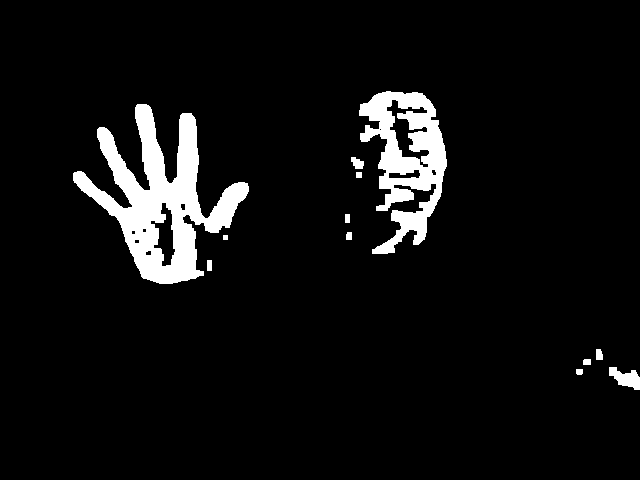
#> input picture hand_five_test.png, 640 x 480 px, given in place of the camera
$ python gestures_recognition_2.py
#> lines starting #> are read from the running program, lines starting #| are printed output that depends on the picture; after the words box and inside, x2 and y2 are one past the last pixel; in counts of white or black regions, pixels touching at a corner belong together; long printed decimals are rounded
### scfun.py
#secondary function  次级函数

from math import sqrt,atan2,pi,exp
import numpy as np
from time import clock

#生成的傅里叶描述子个数
MIN_DESCRIPTOR = 32

#一阶低通滤波器
def Filter(val,last_val,rate):
    baro = rate*val + (1-rate)*last_val
    last_val=baro
    return baro,last_val

#计算x,y两点的欧氏距离
def Eucledian_Distance(x,y):
    return sqrt(sum([(a-b)**2 for a,b in zip(x,y)]))

#归一化函数
def Normalization(data):
    _range = np.max(data)
    return data / _range

#计算方位角
#value为输出入的坐标，origin为原点坐标，默认为(0,0)
#输出的角度以原点水平向右为x轴，逆时针为正，顺时针为负
def Azimuth_Angle(value,origin=(0,0)):
    return atan2(value[1]-origin[1],value[0]-origin[0])*(180/pi)

#Sigmoid函数
def Sigmoid(x):
    return 1/(1+exp(-x))

def Softmax(ls):
    return np.exp(ls)/np.sum(np.exp(ls))

'''
def Point_Fill(contour):
    min_dis=4
    new_cout=[]
    contour=list(contour)
    for coor in zip(contour, contour[1:] + contour[:1]):
        x=coor[0][0]-coor[1][0]
        y=coor[0][1]-coor[1][1]
        new_cout.append(list(coor[0]))

        if not y and abs(x)>=2*min_dis:
            num = abs(int(x/min_dis))-1
            d= -min_dis if x>0 else min_dis
            for k in range(num):
                new_cout.append([coor[0][0]+(k+1)*d, coor[0][1]])

        elif not x and abs(y)>=2*min_dis:
            num = abs(int(y/min_dis))-1
            d= -min_dis if y>0 else min_dis
            for k in range(num):
                new_cout.append([coor[0][0], coor[0][1]+(k+1)*d])

    new_cout=np.array(new_cout)
    return new_cout
'''

#根据轮廓计算傅里叶描述子
#从傅里叶变换结果中取出MIN_DESCRIPTOR个描述点
# [33 lines left out: functions Fourier_Descriptor, Fourier_Contour, not called in this run]

'''
#对傅里叶描述子进行归一化
def Fourier_Normalization(descriptors):
    M=abs(descriptors[1])
    reconstruct=np.array([abs(x)/M for x in descriptors[1:]])
#    reconstruct = np.array([reconstruct.real,reconstruct.imag])
#    reconstruct=np.transpose(reconstruct)
#    reconstruct=Normalization(reconstruct)

    return reconstruct
'''

### gestures_recognition_2.py
from cv2 import cv2
from time import perf_counter
from math import acos,pi,log
import scfun
import numpy as np
import matplotlib.pyplot as plt

#创建一个黑框，未使用
# [25 lines left out: functions Create_Outer_Mask, Bodyskin_Detect_Otsu, not called in this run]


def Bodyskin_Detect(frame,CrCbHist):

    frame=cv2.blur(frame,(5,5))
    ycrcb=cv2.cvtColor(frame,cv2.COLOR_BGR2YCrCb)
    cr=ycrcb[:,:,1]
    cb=ycrcb[:,:,2]

    result=CrCbHist[cr,cb]  #《这是神句》

    kernel_1=np.ones((3,3),np.uint8)
    kernel_2=np.ones((5,5),np.uint8)
    result= cv2.erode(result,kernel_1,iterations=1)
    result= cv2.dilate(result,kernel_2,iterations=1)
    #result=cv2.medianBlur(result,3)

    return result


# [61 lines left out: function ConvexHull_Cal, not called in this run]


#寻找符合条件的轮廓
#按轮廓的面积从大到小，检索深度为3
def Find_Contour(img):
    ndefect_ls=[]
    MIN_AREA=2000  #检测的轮廓的最小面积

    contours,_ =cv2.findContours(img,cv2.RETR_EXTERNAL,cv2.CHAIN_APPROX_SIMPLE)
    #当len为0时表示没有找到轮廓，当len大于60时表示受到的干扰过大
    # #避免当contours为空时引发max函数错误而退出程序的情况
    length=len(contours)
    if 0<length<=60:
        contours.sort(key=lambda x: cv2.contourArea(x),reverse=True)

        if cv2.contourArea(contours[0])>=MIN_AREA:
            ndefect=ConvexHull_Cal(contours[0])
            ndefect_ls.append(ndefect)

            if length>=2 and cv2.contourArea(contours[1])>=MIN_AREA:
                ndefect=ConvexHull_Cal(contours[1])
                ndefect_ls.append(ndefect)

            if length>=3 and cv2.contourArea(contours[2])>=MIN_AREA:
                ndefect=ConvexHull_Cal(contours[2])
                ndefect_ls.append(ndefect)

            index_list=[ndefect_ls.index(x) for x in ndefect_ls if 0<x<=5]  #去除算出凸包大于5的结果

            if index_list:
                if len(index_list)>=2:
                    right_ls=[ndefect_ls[i] for i in index_list]
                    m_index=ndefect_ls.index(max(right_ls))
                elif len(index_list)==1:
                    m_index=index_list[0]

                return ndefect_ls[m_index],contours[m_index]

    return 0,0


#手势跟踪与识别
def Gestures_Detect(hand):

    ndefects,large_cout=Find_Contour(hand)
    if ndefects==0:
        ndefects=11  #返回contours为空的信息，只作调试用
        center=tuple([a//2 for a in reversed(hand.shape)])  #返回图像的中心坐标
        return hand,ndefects,center


    black2 = np.ones(hand.shape, np.uint8) #创建黑色幕布
    cv2.drawContours(black2,large_cout,-1,(255,255,255),2) #绘制白色轮廓
    cv2.imshow('large_cout',black2)

    '''
    test=scfun.Fourier_Descriptor(large_cout[:,0,:],Normalize=True)
    similar=scfun.Eucledian_Distance(test,fourier_des_ls[0])
    print('{:.5f}  {:.5f}'.format(similar,log(similar)))
    '''
    M=cv2.moments(large_cout)
    center=(int(M['m10']/M['m00']),int(M['m01']/M['m00']))  #手部的质心坐标

    x,y,w,h = cv2.boundingRect(large_cout)

    hand=cv2.cvtColor(hand,cv2.COLOR_GRAY2BGR)  #将灰度图像转换为BGR以显示绿色方框
    hand = cv2.rectangle(hand,(x,y),(x+w,y+h),(0,255,0),2)

    return hand,ndefects,center

#识别结果滤波器，比如"2"只有在30次识别中出现15次以上识别结果才会被认定为2
def Ges_Num_Detect(new,buf,length):
    for i in range(length-1):
        buf[i]=buf[i+1]
    buf[length-1]=new
    for num in [1,2,3,4,5]:
        times=buf.count(num)
        if times>=int(length/2):
            return num
    return 13


def main():
    last_time=0
    R=70
    length=30
    ges_num_buf=[0]*length

    capture=cv2.VideoCapture(1)  #启动摄像头
    capture.set(cv2.CAP_PROP_FRAME_WIDTH,640)
    capture.set(cv2.CAP_PROP_FRAME_HEIGHT,480)

    skinCrCbHist=np.zeros((256,256),dtype=np.uint8)
    cv2.ellipse(skinCrCbHist,(113,156),(25,16),43,0,360,255,-1)  #肤色CrCb椭圆模型
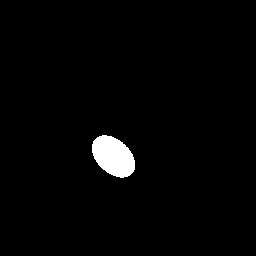
#> skinCrCbHist: shape (256, 256); 2% white; 1 white region, box (x1, y1, x2, y2) and area: (92, 135, 135, 178) 1315

    while(1):

        _,frame =capture.read()
#> frame is the input picture: shape (480, 640, 3); 6.3% white; 12 white regions, largest, box (x1, y1, x2, y2) and area: (73, 104, 249, 284) 11665, (359, 91, 447, 254) 6948, (609, 367, 640, 390) 415

        start=perf_counter()
        #frame =cv2.bilateralFilter(frame,5,50,100)  #双边滤波
        #xframe =Remove_Background(model,frame)

        sta=perf_counter()
        #hand =Bodyskin_Detect_Otsu(frame)
        hand=Bodyskin_Detect(frame,skinCrCbHist)
#> in Bodyskin_Detect, `frame=cv2.blur(frame,(5,5))`:
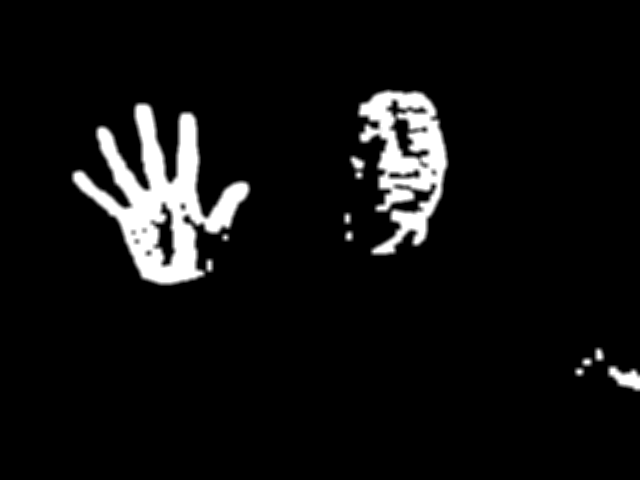
#> frame: shape (480, 640, 3); min 0, max 255, mean 16.2
#> in Bodyskin_Detect, `ycrcb=cv2.cvtColor(frame,cv2.COLOR_BGR2YCrCb)`: ycrcb: shape (480, 640, 3); mean of channels 0, 1, 2 16.2, 128, 128
#> in Bodyskin_Detect, `cr=ycrcb[:,:,1]`: cr: shape (480, 640); every value is 128
#> in Bodyskin_Detect, `result=CrCbHist[cr,cb]`: result: shape (480, 640); every value is 0
        fin=perf_counter()

        afhand,ges_num,hand_center=Gestures_Detect(hand)
#> in Find_Contour, `contours,_ =cv2.findContours(img,cv2.RETR_EXTERNAL,cv2.CHAIN_APPROX_SI..`: contours = []
#> in Find_Contour, `length=len(contours)`: length = 0
#> ges_num = 11; hand_center = (320, 240)
        real_ges_num=Ges_Num_Detect(ges_num,ges_num_buf,length=length)
#> real_ges_num = 13

        frame_center=tuple([a//2 for a in reversed(hand.shape)])  #返回图像的中心坐标
#> frame_center = (320, 240)
        cv2.line(afhand,hand_center,frame_center,(255,0,0),3)
        cv2.circle(afhand,frame_center,R,(255,255,0),1)
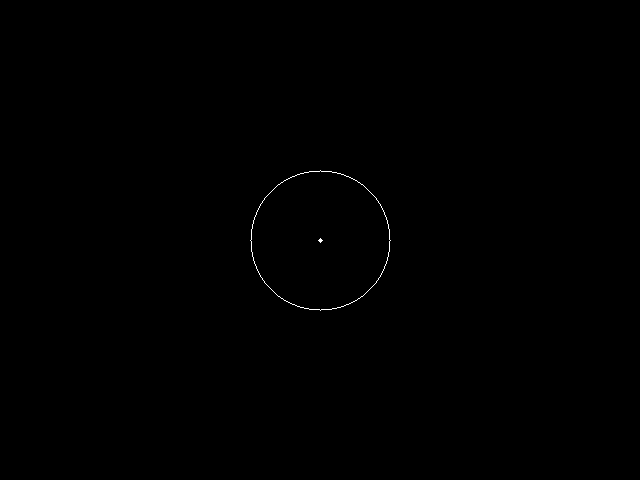
#> afhand: shape (480, 640); 0.13% white in thin lines or dots, all inside (x1, y1, x2, y2) = (250, 170, 391, 311)
        if scfun.Eucledian_Distance(hand_center,frame_center)>=R:
            angle=scfun.Azimuth_Angle(hand_center,origin=frame_center)
            cv2.putText(afhand,str(real_ges_num),(0,450),cv2.FONT_HERSHEY_SIMPLEX,2,(0,0,255),3)
        else:
            angle=0
#> angle = 0

        cv2.imshow('koishi',afhand)
        cv2.imshow('origin',frame)

        finish=perf_counter()
        this_time,last_time=scfun.Filter(finish-start,last_time,rate=0.2)
        print('{:.5f}  {}  {:.5f}  {}  {:.5f}'.format(ges_num, real_ges_num,
                                            finish-start, hand_center, angle))
#| 11.000  13  0.03911  (320, 240)  0
        #print(fin-sta)

        key=cv2.waitKey(1)&0XFF
#> (key q is pressed here)
        if key == 27:
            break  #按esc退出
        elif key == ord('q'):
            cv2.imwrite('hand_test.png',hand)

    capture.release()
    cv2.destroyAllWindows()

if __name__ == "__main__":
    main()

$ run again, on hand_four_ori.png
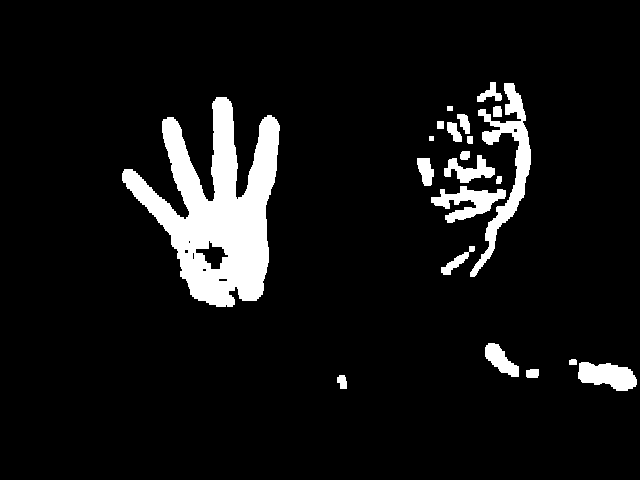
#> input picture hand_four_ori.png, 640 x 480 px, given in place of the camera
#> skinCrCbHist: shape (256, 256); 2% white; 1 white region, box (x1, y1, x2, y2) and area: (92, 135, 135, 178) 1315
#> in main, frame is the input picture: shape (480, 640, 3); 7.8% white; 21 white regions, largest, box (x1, y1, x2, y2) and area: (122, 97, 280, 307) 15490, (470, 83, 531, 277) 2912, (431, 186, 506, 223) 1293
#> in Bodyskin_Detect, `frame=cv2.blur(frame,(5,5))`:
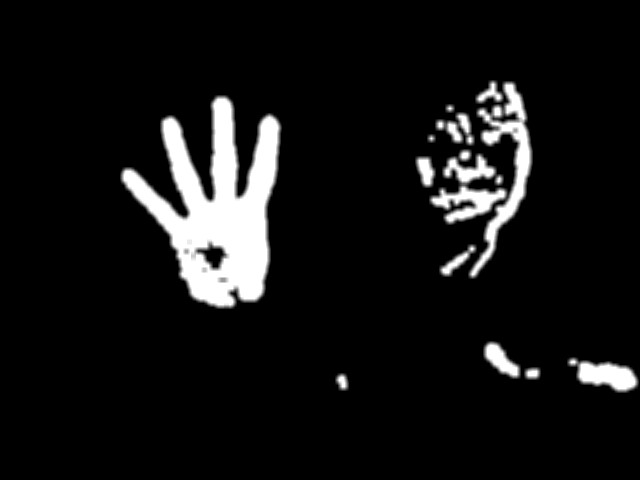
#> frame: shape (480, 640, 3); min 0, max 255, mean 19.9
#> ycrcb: shape (480, 640, 3); mean of channels 0, 1, 2 19.9, 128, 128
#> cr: shape (480, 640); every value is 128
#> result: shape (480, 640); every value is 0
#> contours = []
#> length = 0
#> ges_num = 11; hand_center = (320, 240)
#> real_ges_num = 13
#> angle = 0
#| 11.000  13  0.04237  (320, 240)  0
